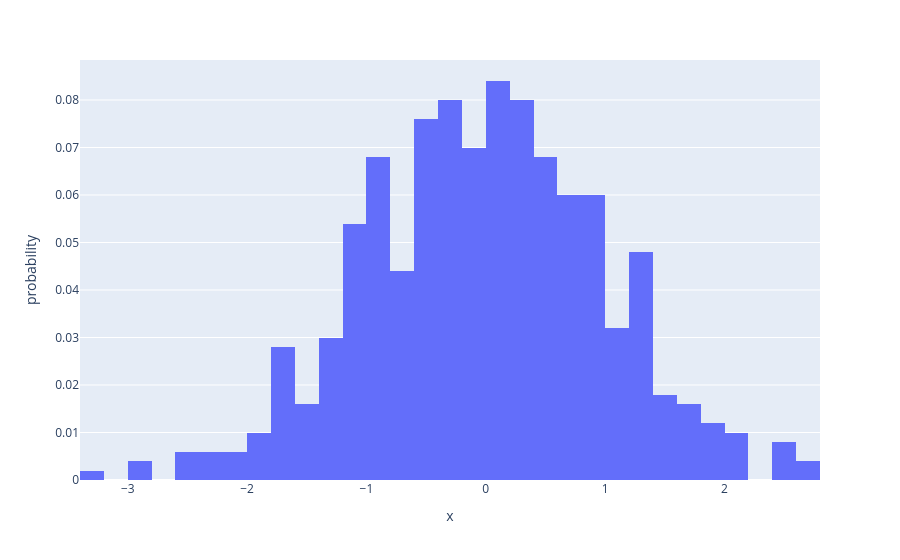

This figure's notebook cell:
### Markdown cell above
In plotly, a histogram is an aggregated bar chart, with several possible aggregation functions (e.g. sum, average, count...). Also, the data to be binned can be numerical data but also categorical or date data. By default, the number of bins is chosen so that this number is comparable to the typical number of samples in a bin. This number can be customized, as well as the range of values.

### Code cell
x = np.random.randn(500)
fig = px.histogram(x=x, histnorm='probability')

fig.show()

### Figure 1 — Plotly figure (JSON) as saved in the notebook; plotly's stock layout.template omitted (floating-point values rounded to 4 significant figures; data arrays with more than 128 entries replaced by an {"elided": "..."} marker saying what was removed)
{"data": [{"bingroup": "x", "histnorm": "probability", "hovertemplate": "x=%{x}<br>probability=%{y}<extra></extra>", "legendgroup": "", "marker": {"color": "#636efa", "pattern": {"shape": ""}}, "name": "", "orientation": "v", "showlegend": false, "type": "histogram", "x": {"elided": "500 float values"}, "xaxis": "x", "yaxis": "y"}], "layout": {"barmode": "relative", "legend": {"tracegroupgap": 0}, "margin": {"t": 60}, "xaxis": {"anchor": "y", "domain": [0, 1], "title": {"text": "x"}}, "yaxis": {"anchor": "x", "domain": [0, 1], "title": {"text": "probability"}}}}
